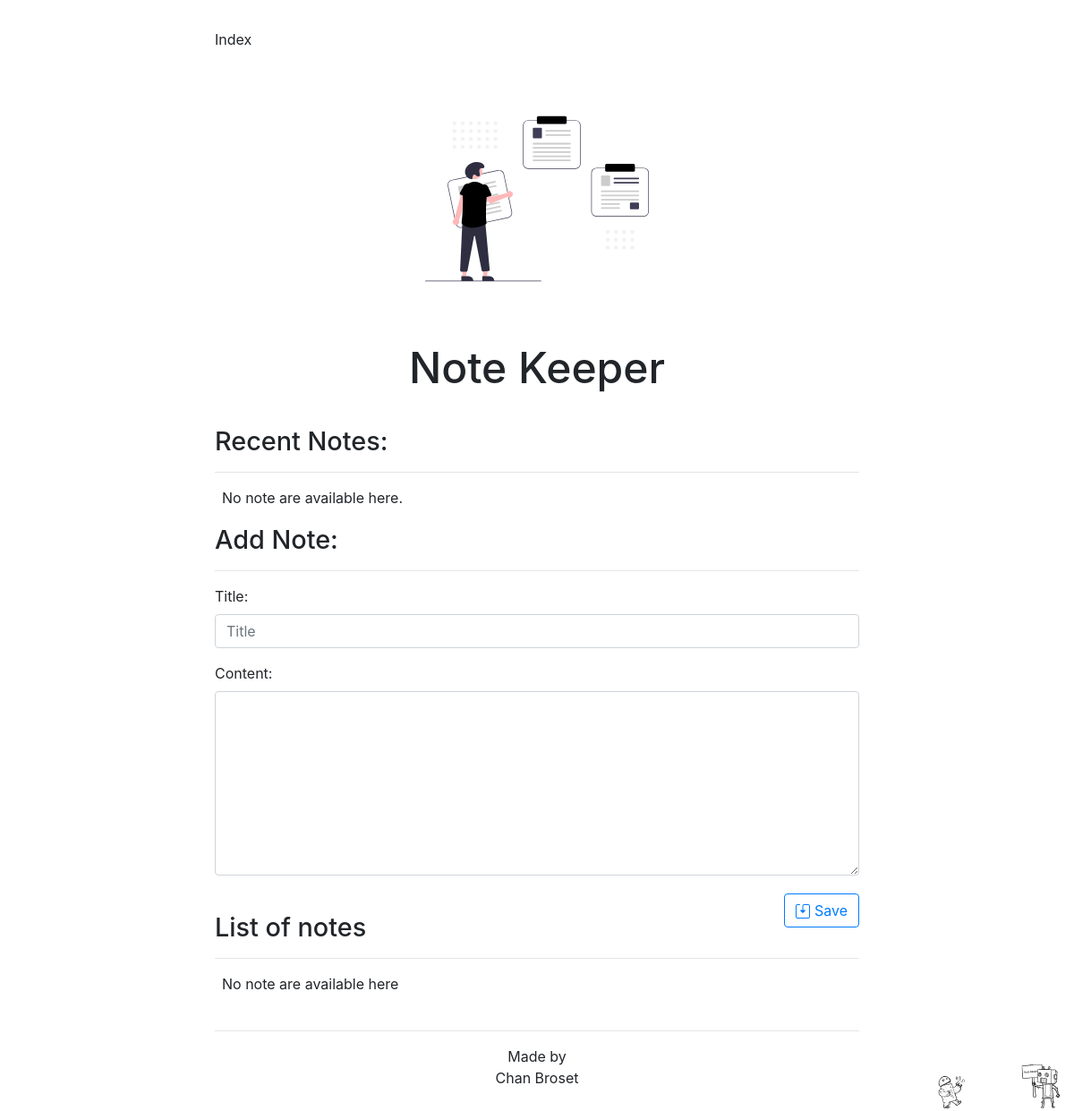
The app's page /note_keeper/ (signed in), older data.
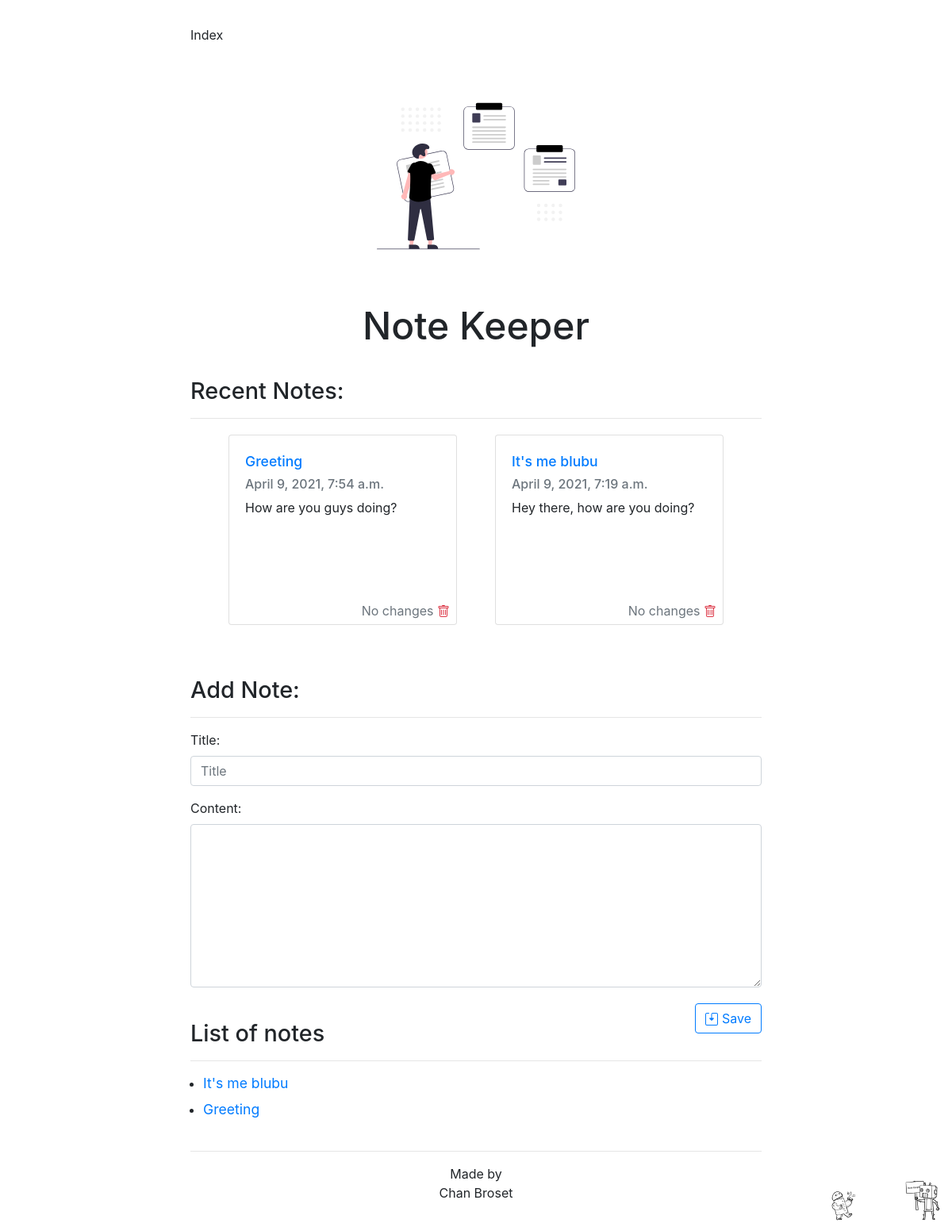
The same page, newer data.
### note_keeper/models.py (models this page shows, shortened)
class Note(models.Model):
    title = models.CharField(max_length=200, primary_key=True)
    user = models.ForeignKey(User, on_delete=models.CASCADE)
    content = models.TextField()
    modify_date = models.DateTimeField('date published', auto_now_add=True)
    doc = models.DateTimeField('date published', auto_now_add=True)

### note_keeper/views.py (the view)
# urls.py: path('', views.IndexView.as_view(), name='index'),
class IndexView(LoginRequiredMixin, generic.ListView):
    login_url = '/accounts/login/'
    template_name = 'note_keeper/index.html'
    context_object_name = 'latest_note_list'
    def get_queryset(self):
        return Note.objects.filter(user=self.request.user).filter(modify_date__lte=timezone.now()).order_by('-modify_date')[:3]
    def get_context_data(self, **kwargs):
        context = super(IndexView, self).get_context_data(**kwargs)
        context['all_note'] = Note.objects.filter(user=self.request.user).all()
        return context

### note_keeper/backup/templates/note_keeper/index.html (shortened to what this page needs)
{% extends "note_keeper/base.html" %}
{% block mainbody %}
	<h2 class="margin-top">Recent Notes: </h2>
	<hr />
	 {% if latest_note_list %}
		<div class="flex-container" style="justify-content: center">
		{% for note in latest_note_list %}
			<div class="flex-item mx-4 m-1" style="height: 250px">
				<div class="card" style="width: 18rem; height: 15rem">
					<div class="card-body">
						<h5 class="card-title"><a href="{% url 'note_keeper:note' note.title %}">{{ note.title }}</a></h5>
						<h6 class="card-subtitle mb-2 text-muted"> {{ note.doc }} </h6>
						<p class="card-text">{{ note.content | truncatewords:10 }} </p>
					</div>
					<div class="my-1 mx-2 justify-content-end">
					<div class="text-right">
					<span class="text-muted">
						{% if note.modify_date > note.doc %} {{ note.modify_date }} {% else %} No changes {% endif %}
					</span>
						<a href="{% url 'note_keeper:delete_note' note.title %}" class="text-danger card-link text-right">
						</a>
					</div>
					</div>
				</div>
			</div>
		{% endfor %}
		</div>
	{% else %}
	<ul>
		<p> No note are available here. </p>
	</ul>
	{% endif %}
 <h2> Add Note: </h2>
<hr />
<form action="{% url 'note_keeper:create_note' %}" method="post">
 <div class="form-group">
    <label for="title">Title:</label>
    <input required="required" type="text" class="form-control" id="title" name="title" placeholder="Title">
  </div>
  <div class="form-group">
    <label for="content">Content: </label>
    <textarea required="required" class="form-control" id="content" name="content" rows="8"></textarea>
  </div>
  <button class="my-1 btn btn-outline-primary float-right" type="submit">
Save
</button>
</form>
	<h2 class="margin-top"> List of notes </h2>
	<hr />
	<ul>
		{% for note in all_note %}
		<li><a href="{% url 'note_keeper:note' note.title %}"> {{ note.title }} </a></li>
		{% empty %}
		 No note are available here
		{% endfor %}
	</ul>
{% endblock %}

### note_keeper/backup/templates/note_keeper/base.html (shortened to what this page needs)
<!DOCTYPE html>
<html lang="en">
  <head>
    {% load static %}
   <link rel="stylesheet" href="https://stackpath.bootstrapcdn.com/bootstrap/4.1.3/css/bootstrap.min.css">
    <link
      rel="stylesheet"
      type="text/css"
      href="{% static 'note_keeper/style.css' %}"
    />
  </head>
  <body>
   <section>
    <p class="margin-bot text-grey">  {% block currPage %} Index {% endblock%}</p>
	<div class="align-center">
    <img class="margin-bot" src="{% static 'note_keeper/images/note.svg' %}" height="250 px" width="250 px">
    <h1>{% block heading1 %} Note Keeper {% endblock %} </h1>
	</div>
	</section>
	<section>
    {% block mainbody %} {% endblock %}
  </section>
	<section class="margin-top">
      <hr>
      <div class="align-center">
        <p><address>Made by <br /> Chan Broset</address></p>
      </div>
    </section>
 </body>
</html>

### note_keeper/static/note_keeper/style.css (style rules this page uses)
:root { -moz-tab-size: 4; -o-tab-size: 4; tab-size: 4; }
html { line-height: 1.15; -webkit-text-size-adjust: 100%; }
html { -webkit-font-smoothing: antialiased; -moz-osx-font-smoothing: grayscale; }
body { font-family: Inter, ui-sans-serif, system-ui, -apple-system, BlinkMacSystemFont, Segoe UI, Roboto, Helvetica Neue, Arial, Noto Sans, sans-serif, Apple Color Emoji, Segoe UI Emoji, Segoe UI Symbol, Noto Color Emoji; margin: 2em 2em 2em 2em; background-color: #FFF; background: url("images/bg.svg"); background-repeat: no-repeat; background-position: right bottom; background-size: 10em; }
h1 { font-size: 3rem; line-height: 1; }
h2 { font-size: 1.8rem; line-height: 2.25rem; }
p { font-size: 1rem; line-height: 1.55rem; }
ul, li { margin: 0em 0em 0.5em 0.5em; padding: 0; }
a { font-size: 1.1rem; line-height: 1.55rem; text-decoration: inherit; }
.align-center { text-align: center; }
.margin-top { margin: 5vh 0 0 0; }
.margin-bot { margin: 0 0 5vh 0; }
@media (min-width: 1024px) { body { margin: 2em 20vw 2em 20vw; background-color: #FFF; } }
.flex-container { display: flex; flex-wrap: wrap; }
.flex-item { height: 300px !important; }

Row changes from the older to the newer data that the page shows:
added Note: title "Greeting", doc "April 9, 2021, 7:54 a.m.", content "How are you guys doing?", shows "No changes"
added Note: title "It's me blubu", doc "April 9, 2021, 7:19 a.m.", content "Hey there, how are you doing?", shows "No changes"
Text that changed along with them:
text no longer shown: "No note are available here. No note are available here"
